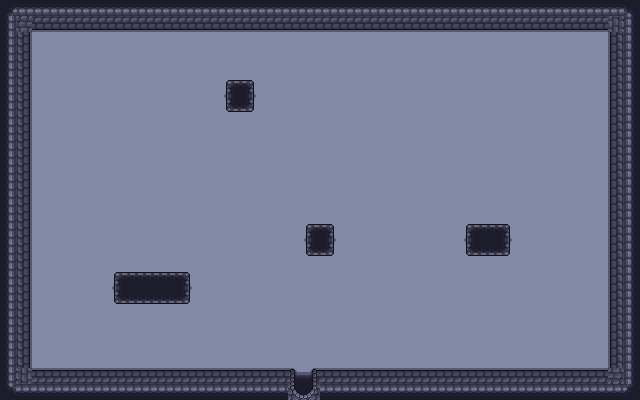

This game map was drawn from its Tiled (.tmx) file and the tilesets committed beside it. A one-line description and the trimmed map source follow:
An orthogonal 40x25 tile map with 16x16 px tiles, 3 tile layers (floor, walls, objects), 2 tilesets and 18 objects (5x Enemy, bottom).

<map version="1.10" tiledversion="1.11.2" orientation="orthogonal" renderorder="right-down" width="40" height="25" tilewidth="16" tileheight="16" infinite="0" nextlayerid="7" nextobjectid="53">
 <tileset firstgid="1" source="../../walls_floor.tsx" />
 <tileset firstgid="300" source="../../Objects.tsx" />
 <layer id="1" name="floor" width="40" height="25">
  <data>[1000 cells, 1000 non-empty, 1 distinct tile ids]</data>
 </layer>
 <layer id="2" name="walls" width="40" height="25">
  <data>[1000 cells, 268 non-empty, 12 distinct tile ids]</data>
 </layer>
 <layer id="3" name="objects" width="40" height="25">
  <data>[1000 cells, 0 non-empty, 0 distinct tile ids]</data>
 </layer>
 <objectgroup id="5" name="entities">
  <object id="22" name="Enemy" x="118" y="81.3333">
   <point />
  </object>
  <object id="23" name="Enemy" x="105.333" y="228.667">
   <point />
  </object>
  <object id="24" name="Enemy" x="488" y="106.667">
   <point />
  </object>
  <object id="27" name="Enemy" x="524" y="187.333">
   <point />
  </object>
  <object id="29" name="Enemy" x="342" y="128">
   <point />
  </object>
 </objectgroup>
 <objectgroup id="4" name="collisions">
  <object id="1" x="225.273" y="80.1818" width="29.4545" height="32.1818" />
  <object id="4" x="305.545" y="224.182" width="28.9091" height="32" />
  <object id="6" x="464" y="223.515" width="48" height="32" />
  <object id="7" x="111.818" y="271.818" width="80" height="32" />
  <object id="32" x="610" y="2" width="30" height="174" />
  <object id="33" x="608" y="175.333" width="32" height="224.667" />
  <object id="34" x="320" y="368" width="288" height="32" />
  <object id="38" x="0" y="368" width="288" height="32" />
  <object id="40" x="0" y="177.333" width="32" height="190.667" />
  <object id="41" x="0" y="0" width="32" height="176" />
  <object id="42" x="32" y="0" width="287.333" height="32" />
  <object id="43" x="320" y="0" width="288" height="32" />
 </objectgroup>
 <objectgroup id="6" name="doors">
  <object id="46" name="bottom" x="288" y="368" width="32" height="32" />
 </objectgroup>
</map>
